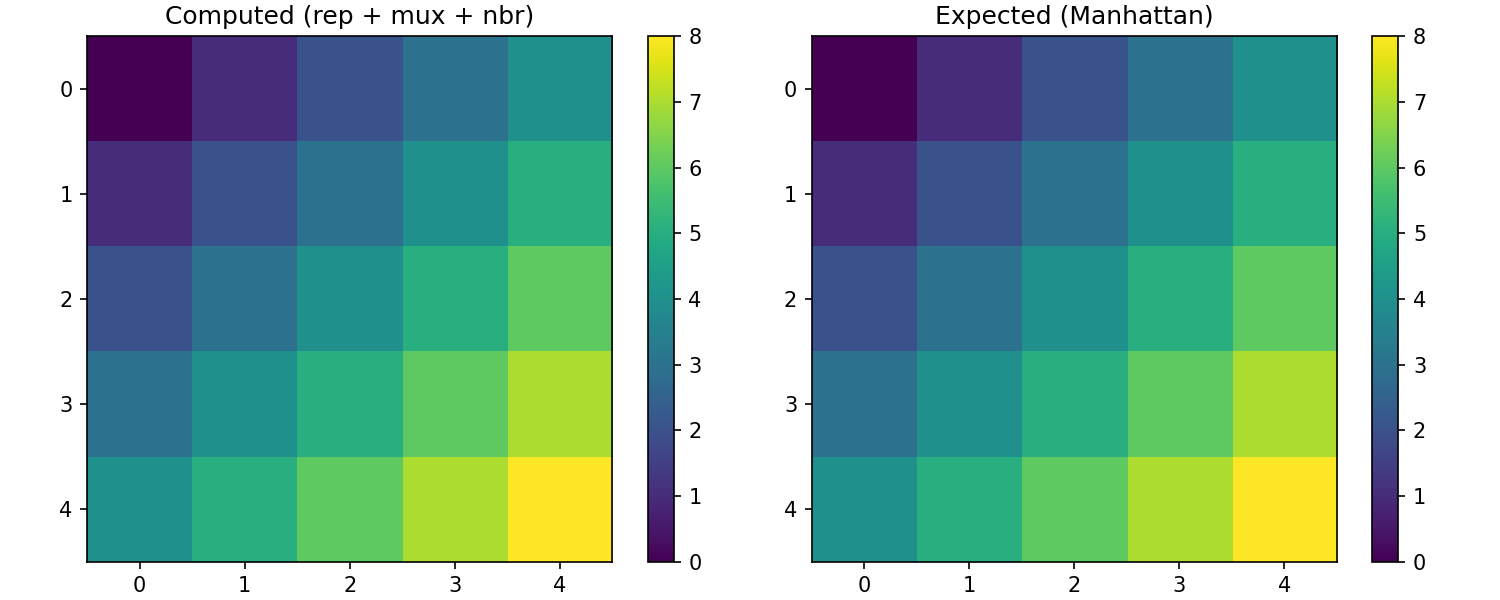

Source code (Python):
#!/usr/bin/env python3
"""Gradient (hop-distance) with FIXED weights — classic AC algorithm.

AC program:
    def gradient(source):
        rep("dist", inf)(d => mux(source, 0, nbr(d + w, min)))

GNN equivalent (Bellman-Ford MPNN with min-aggregation):
    h_i^(t) = source_i * 0 + (1 - source_i) * min_{j in N(i)} (h_j^(t-1) + w)

With w = 1 this computes shortest-path (hop) distance from source nodes.
"""

import sys
import argparse
import torch
try:
    import matplotlib.pyplot as plt
except ImportError:
    plt = None

sys.path.insert(0, "src")

from aggregate_gnn import AggregateContext, rep, nbr, mux
from aggregate_gnn.dsl import field
from aggregate_gnn.utils import make_grid_graph, get_grid_distances


def parse_args():
    parser = argparse.ArgumentParser(description="Fixed Gradient AC program")
    parser.add_argument("--rows", type=int, default=5, help="Grid rows")
    parser.add_argument("--cols", type=int, default=5, help="Grid columns")
    parser.add_argument("--rounds", type=int, default=0, help="Number of compute rounds (0 = auto)")
    parser.add_argument("--weight", type=float, default=1.0, help="Fixed edge weight")
    return parser.parse_args()


def setup_data(args):
    """Build grid and expected Manhattan distances."""
    edge_index, num_nodes = make_grid_graph(args.rows, args.cols, connectivity=4)

    # Source = top-left corner (node 0)
    source = torch.zeros(num_nodes, dtype=torch.float32)
    source[0] = 1.0

    expected = get_grid_distances(args.rows, args.cols, src_r=0, src_c=0, connectivity=4)

    return edge_index, num_nodes, source, expected


def run_gradient(edge_index, num_nodes, source, w_val, rounds):
    """Run the gradient program with a fixed weight."""
    w = torch.tensor(w_val, requires_grad=True)
    ctx = AggregateContext(edge_index, num_nodes)

    for _ in range(rounds):
        with ctx.round():
            d = rep("dist", float("inf"), lambda d: 
                mux(source,
                    field.of(0.0),
                    nbr(d + w, aggr="min"),
                )
            )
            
    return d, w


def plot_results(args, dist, expected):
    """Plot computed vs expected distances."""
    if plt is None:
        return
        
    fig, axes = plt.subplots(1, 2, figsize=(10, 4))
    im0 = axes[0].imshow(dist.numpy(), cmap="viridis")
    axes[0].set_title("Computed (rep + mux + nbr)")
    plt.colorbar(im0, ax=axes[0])
    
    im1 = axes[1].imshow(expected.numpy(), cmap="viridis")
    axes[1].set_title("Expected (Manhattan)")
    plt.colorbar(im1, ax=axes[1])
    
    plt.tight_layout()
    plt.savefig("examples/gradient_fixed.png", dpi=150)
    print("Saved figure to examples/gradient_fixed.png")


def main():
    args = parse_args()
    
    # Auto-calculate rounds if not provided
    T = args.rounds if args.rounds > 0 else (args.rows + args.cols)
    
    edge_index, num_nodes, source, expected = setup_data(args)
    d, w = run_gradient(edge_index, num_nodes, source, args.weight, T)

    print(f"=== Gradient (fixed w={args.weight}) on {args.rows}×{args.cols} grid ===")
    print(f"Rounds: {T}")
    print()

    dist = d.detach().view(args.rows, args.cols)
    print("Distance field:")
    print(dist.numpy())
    print()

    expected_2d = expected.view(args.rows, args.cols)
    print("Expected (Manhattan):")
    print(expected_2d.numpy())
    print()

    max_err = (dist - expected_2d).abs().max().item()
    print(f"Max error: {max_err}")

    # Differentiability check
    loss = d.sum()
    loss.backward()
    print(f"d(loss)/dw = {w.grad}")
    print(f"(expected: sum of all distances = {expected.sum().item()})")
    print()

    plot_results(args, dist, expected_2d)


if __name__ == "__main__":
    main()
